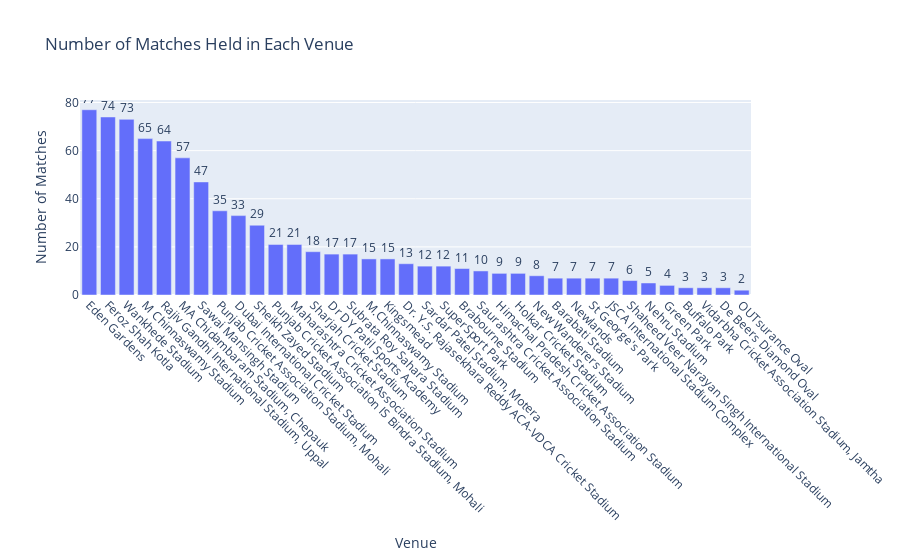

Notebook cell for this chart:
### Code cell
venue_counts = df['venue'].value_counts().reset_index()
venue_counts.columns = ['Venue', 'Number of Matches']

fig = px.bar(venue_counts, x='Venue', y='Number of Matches',
             title='Number of Matches Held in Each Venue')

# Customize the appearance of the bar chart
fig.update_xaxes(tickangle=45)  # Rotate x-axis labels for better readability

fig.update_traces(text=venue_counts['Number of Matches'], textposition='outside')

# Show the plot
fig.show()

### Figure 1 — Plotly figure (JSON) as saved in the notebook; plotly's stock layout.template omitted (floating-point values rounded to 4 significant figures)
{"data": [{"alignmentgroup": "True", "hovertemplate": "Venue=%{x}<br>Number of Matches=%{y}<extra></extra>", "legendgroup": "", "marker": {"color": "#636efa", "pattern": {"shape": ""}}, "name": "", "offsetgroup": "", "orientation": "v", "showlegend": false, "text": [77, 74, 73, 65, 64, 57, 47, 35, 33, 29, 21, 21, 18, 17, 17, 15, 15, 13, 12, 12, 11, 10, 9, 9, 8, 7, 7, 7, 7, 6, 5, 4, 3, 3, 3, 2], "textposition": "outside", "type": "bar", "x": ["Eden Gardens", "Feroz Shah Kotla", "Wankhede Stadium", "M Chinnaswamy Stadium", "Rajiv Gandhi International Stadium, Uppal", "MA Chidambaram Stadium, Chepauk", "Sawai Mansingh Stadium", "Punjab Cricket Association Stadium, Mohali", "Dubai International Cricket Stadium", "Sheikh Zayed Stadium", "Punjab Cricket Association IS Bindra Stadium, Mohali", "Maharashtra Cricket Association Stadium", "Sharjah Cricket Stadium", "Dr DY Patil Sports Academy", "Subrata Roy Sahara Stadium", "M.Chinnaswamy Stadium", "Kingsmead", "Dr. Y.S. Rajasekhara Reddy ACA-VDCA Cricket Stadium", "Sardar Patel Stadium, Motera", "SuperSport Park", "Brabourne Stadium", "Saurashtra Cricket Association Stadium", "Himachal Pradesh Cricket Association Stadium", "Holkar Cricket Stadium", "New Wanderers Stadium", "Barabati Stadium", "Newlands", "St George's Park", "JSCA International Stadium Complex", "Shaheed Veer Narayan Singh International Stadium", "Nehru Stadium", "Green Park", "Buffalo Park", "Vidarbha Cricket Association Stadium, Jamtha", "De Beers Diamond Oval", "OUTsurance Oval"], "xaxis": "x", "y": [77, 74, 73, 65, 64, 57, 47, 35, 33, 29, 21, 21, 18, 17, 17, 15, 15, 13, 12, 12, 11, 10, 9, 9, 8, 7, 7, 7, 7, 6, 5, 4, 3, 3, 3, 2], "yaxis": "y"}], "layout": {"barmode": "relative", "legend": {"tracegroupgap": 0}, "title": {"text": "Number of Matches Held in Each Venue"}, "xaxis": {"anchor": "y", "domain": [0, 1], "tickangle": 45, "title": {"text": "Venue"}}, "yaxis": {"anchor": "x", "domain": [0, 1], "title": {"text": "Number of Matches"}}}}
